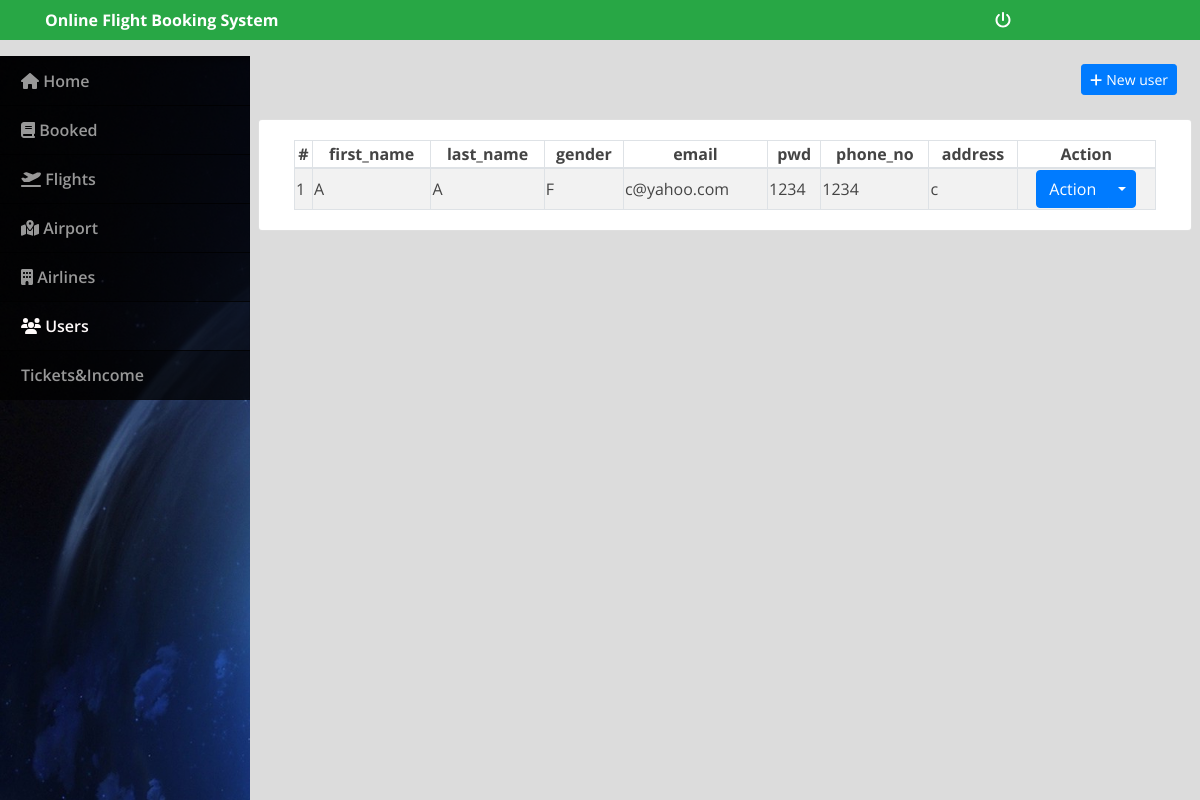
Screenshot of /admin/index.php?page=users (signed in) with the database file from the repository.
### tables this page shows
CREATE TABLE customer (
  customer_id int(30) AUTO_INCREMENT,
  first_name varchar(20) NOT  NULL,
  last_name varchar(20) NOT NULL,
  `gender` char(1) NOT NULL,
  email varchar(35) NOT NULL,
  pwd varchar(40) NOT NULL,
  phone_no int(20) NOT NULL,
  `address` varchar(150) NOT NULL,
  primary KEY (customer_id)
);

### admin/users.php (the view, shortened to what this page needs)
<div class="container-fluid">
	<div class="row">
	<div class="col-lg-12">
			<button class="btn btn-primary float-right btn-sm" id="new_user"><i class="fa fa-plus"></i> New user</button>
	</div>
	</div>
	<br>
	<div class="row">
		<div class="card col-lg-12">
			<div class="card-body">
				<table class="table-striped table-bordered col-md-12">
			<thead>
				<tr>
					<th class="text-center">#</th>
					<th class="text-center">first_name</th>
					<th class="text-center">last_name</th>
					<th class="text-center">gender</th>
					<th class="text-center">email</th>
					<th class="text-center">pwd</th>
					<th class="text-center">phone_no</th>
					<th class="text-center">address</th>
					<th class="text-center">Action</th>
				</tr>
			</thead>
			<tbody>
				<?php
 					include '../db_connect.php';
 					$users = $conn->query("SELECT * FROM customer order by first_name asc");
 					$i = 1;
 					while($row= $users->fetch_assoc()):
				 ?>
				 <tr>
				 	<td>
				 		<?php echo $i++ ?>
				 	</td>
				 	<td>
				 		<?php echo $row['first_name'] ?>
				 	</td>
					 <td>
				 		<?php echo $row['last_name'] ?>
				 	</td>
					 <td>
				 		<?php echo $row['gender'] ?>
				 	</td>
				 	<td>
				 		<?php echo $row['email'] ?>
				 	</td>
					 <td>
				 		<?php echo $row['pwd'] ?>
				 	</td>
					 <td>
				 		<?php echo $row['phone_no'] ?>
				 	</td>
					 <td>
				 		<?php echo $row['address'] ?>
				 	</td>
				 	<td>
				 		<center>
								<div class="btn-group">
								  <button type="button" class="btn btn-primary">Action</button>
								  <button type="button" class="btn btn-primary dropdown-toggle dropdown-toggle-split" data-toggle="dropdown" aria-haspopup="true" aria-expanded="false">
								  </button>
								</div>
								</center>
				 	</td>
				 </tr>
				<?php endwhile; ?>
			</tbody>
		</table>
			</div>
		</div>
	</div>
</div>

### admin/assets/css/style.css (style rules this page uses)
body { font-family: "Open Sans", sans-serif; color: #444444; width: 100%; height: calc(100%); }

### admin/index.php (style rules this page uses)
body { background: #80808045; }

### rows the page displays
customer: first_name "A", last_name "A", gender "F", email "c@yahoo.com", pwd "1234", phone_no "1234", address "c"
